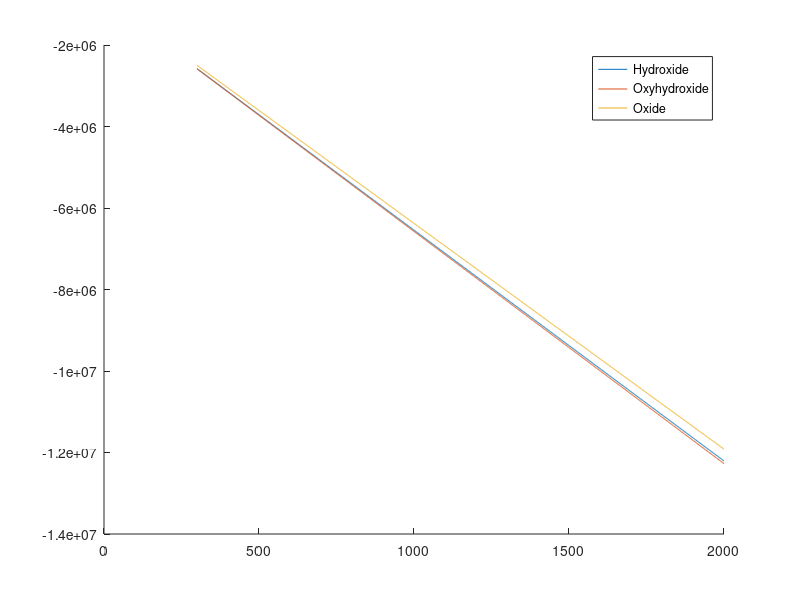

Here is the MATLAB script that generated this plot:
% Reactor specifics
T_rxn = 473.15; % K
T_0 = 298.15;   % K
P_rxn = 6.9E+6; % Pa
P_0 = 101325;   % Pa

% Constants
R = 8.314; % J/(mol K)

delta_g_0_hydroxide = -1151.9E+3;       % J/mol
delta_g_0_oxyhydroxide = -915.04E+3;    % J/mol
delta_g_0_oxide = -1582.4E+3;           % J/mol
delta_g_0_al = 0;
delta_g_0_hydrogen = 0;
delta_g_0_water = -237.14E+3;           % J/mol

delta_h_0_hydroxide = -1277E+3;         % J/mol
delta_h_0_oxyhydroxide = -996E+3;       % J/mol
delta_h_0_oxide = -1669.8E+3;           % J/mol
delta_h_0_al = 0;
delta_h_0_hydrogen = 0;
delta_h_0_water = -285.8E+3;            % J/mol

v_hydroxide = 1/2420;                   % m^3/kg
v_oxyhydroxide = 1/3010;                % m^3/kg
v_oxide = 1/3950;                       % m^3/kg
v_water = 1/1000;                       % m^3/kg
v_al = 1/2700;                          % m^3/kg

% Reaction 1: 2Al + 6H2O ==> 2Al(OH)3 + 3H2
% Reaction 2: 2Al + 4H2O ==> 2AlO(OH) + 3H2
% Reaction 3: 2Al + 3H2O ==> Al2O3 + 3H2
T_array = 300:1:2000;
delta_G_1_array = zeros(1, numel(T_array));
delta_G_2_array = zeros(1, numel(T_array));
delta_G_3_array = zeros(1, numel(T_array));
% Loop over temperatures in reasonable range, compute G at each temp
for i = 1:numel(T_array)
    T = T_array(i);
    % Gibbs-Helmholtz relation, assuming water, aluminum, and aluminum
    % byproducts are all incompressible:
    delta_G_hydroxide = T*(delta_g_0_hydroxide/T_0 + ...
        delta_h_0_hydroxide*(1/T + 1/T_0)) + v_hydroxide*(P_rxn - P_0);
    delta_G_oxyhydroxide = T*(delta_g_0_oxyhydroxide/T_0 + ...
        delta_h_0_oxyhydroxide*(1/T + 1/T_0)) + v_oxyhydroxide*(P_rxn - P_0);
    delta_G_oxide = T*(delta_g_0_oxide/T_0 + ...
        delta_h_0_oxide*(1/T + 1/T_0)) + v_oxide*(P_rxn - P_0);
    delta_G_water = T*(delta_g_0_water/T_0 + ...
        delta_h_0_water*(1/T + 1/T_0)) + v_water*(P_rxn - P_0);
    delta_G_al = T*(delta_g_0_al/T_0 + ...
        delta_h_0_al*(1/T + 1/T_0)) + v_al*(P_rxn - P_0);
    
    % Using ideal gas relation for H2:
    delta_G_h2 = T*(delta_g_0_hydrogen/T_0 + ...
        delta_h_0_hydrogen*(1/T + 1/T_0)) + R*T*log(P_rxn/P_0);
    
    % Reaction 1 (apply stoich ratios)
    delta_G_products_1 = 2*delta_G_hydroxide + 3*delta_G_h2;
    delta_G_reactants_1 = 6*delta_G_water + 2*delta_G_al;
    delta_G_1 = delta_G_products_1 - delta_G_reactants_1;
    
    % Reaction 2 (apply stoich ratios)
    delta_G_products_2 = 2*delta_G_oxyhydroxide + 3*delta_G_h2;
    delta_G_reactants_2 = 4*delta_G_water + 2*delta_G_al;
    delta_G_2 = delta_G_products_2 - delta_G_reactants_2;
 
    % Reaction 3 (apply stoich ratios)
    delta_G_products_3 = delta_G_oxide + 3*delta_G_h2;
    delta_G_reactants_3 = 3*delta_G_water + 2*delta_G_al;
    delta_G_3 = delta_G_products_3 - delta_G_reactants_3;
    
    % Collect values in array
    delta_G_1_array(i) = delta_G_1;
    delta_G_2_array(i) = delta_G_2;
    delta_G_3_array(i) = delta_G_3;
end

% Plotting
figure(1);
clf;
hold on;
plot(T_array(:), delta_G_1_array(:))
plot(T_array(:), delta_G_2_array(:))
plot(T_array(:), delta_G_3_array(:))
legend('Hydroxide', 'Oxyhydroxide', 'Oxide');